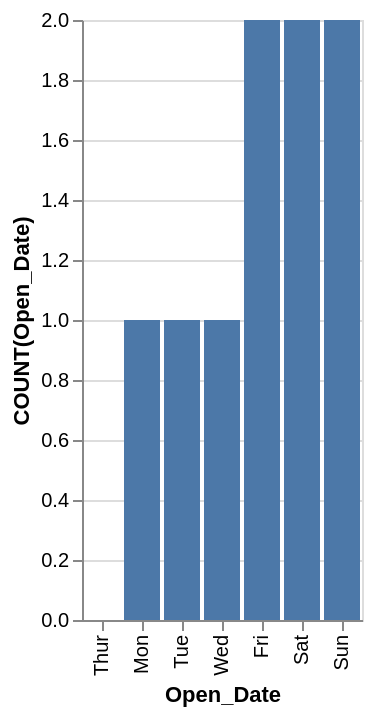

Vega-Lite specification stored for this chart:
### Vega-Lite specification from a JSON file in a GitHub repository (floating-point values rounded to 4 significant figures)
{"data": {"values": [{"x_data": "Thur", "y_data": 0}, {"x_data": "Mon", "y_data": 1}, {"x_data": "Tue", "y_data": 1}, {"x_data": "Wed", "y_data": 1}, {"x_data": "Fri", "y_data": 2}, {"x_data": "Sat", "y_data": 2}, {"x_data": "Sun", "y_data": 2}]}, "mark": "bar", "encoding": {"x": {"field": "x_data", "type": "nominal", "title": "Open_Date", "sort": {"op": "sum", "field": "y_data", "order": "ascending"}}, "y": {"field": "y_data", "type": "quantitative", "title": "COUNT(Open_Date)"}}}
